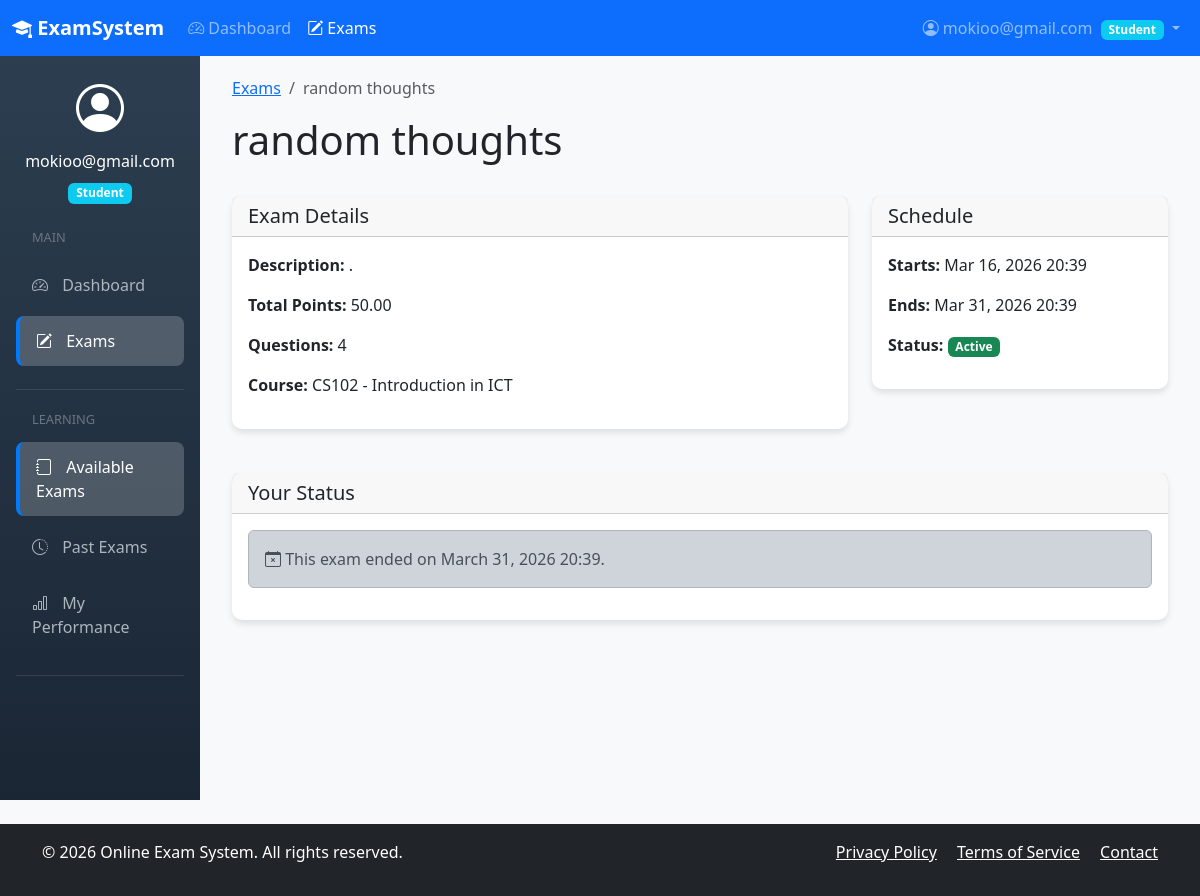
The page /exams/c8e1f80b-6ef1-41a1-89fa-d9e764693e1f/ (signed in) on the database as committed earlier.
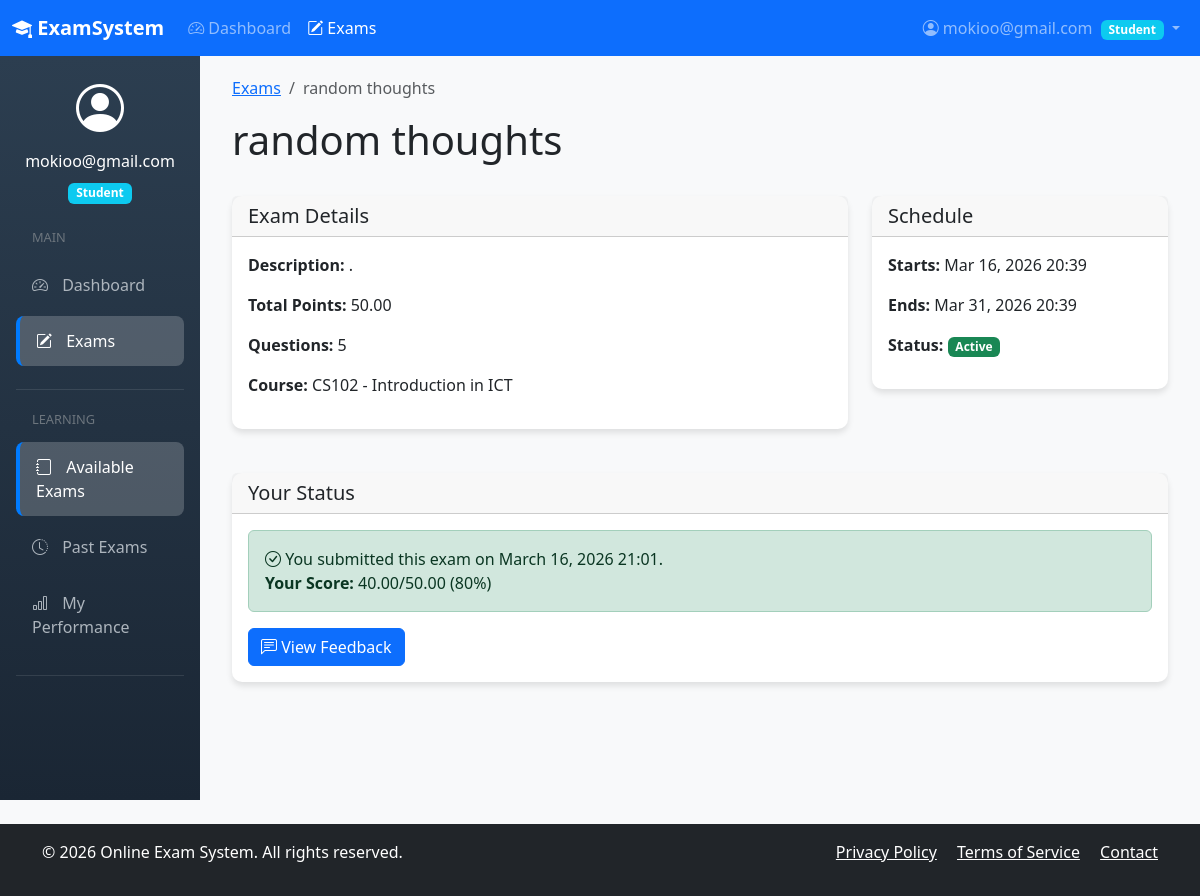
The same page on the database as committed later.
### apps/exams/models.py (models this page shows, shortened)
class Exam(models.Model):
    exam_id = models.UUIDField(primary_key=True, default=uuid.uuid4, editable=False)
    title = models.CharField(max_length=255)
    description = models.TextField(blank=True)
    instructor = models.ForeignKey(CustomUser, on_delete=models.CASCADE, related_name='exams_created')
    course = models.ForeignKey(Course, on_delete=models.CASCADE, null=True, blank=True)
    time_limit_minutes = models.IntegerField(null=True, blank=True)
    total_points = models.DecimalField(max_digits=10, decimal_places=2, validators=[MinValueValidator(0)])
    passing_score = models.DecimalField(max_digits=10, decimal_places=2, null=True, blank=True)
    start_date = models.DateTimeField()
    end_date = models.DateTimeField()
    is_published = models.BooleanField(default=False)
    require_secure_browser = models.BooleanField(default=False)
    enable_plagiarism_check = models.BooleanField(default=False)
    created_at = models.DateTimeField(auto_now_add=True)
    updated_at = models.DateTimeField(auto_now=True)

class Course(models.Model):
    course_id = models.UUIDField(primary_key=True, default=uuid.uuid4, editable=False)
    title = models.CharField(max_length=255)
    code = models.CharField(max_length=50, unique=True)
    description = models.TextField(blank=True)
    instructor = models.ForeignKey(CustomUser, on_delete=models.CASCADE, related_name='courses_taught')
    institution = models.ForeignKey(Institution, on_delete=models.CASCADE, null=True)
    created_at = models.DateTimeField(auto_now_add=True)

class Submission(models.Model):
    GRADING_STATUS = (
        ('PENDING', 'Pending'),
        ('AUTO_GRADED', 'Auto-graded'),
        ('MANUALLY_GRADED', 'Manually Graded'),
        ('PARTIALLY_GRADED', 'Partially Graded'),
    )
    submission_id = models.UUIDField(primary_key=True, default=uuid.uuid4, editable=False)
    exam = models.ForeignKey(Exam, on_delete=models.CASCADE, related_name='submissions')
    student = models.ForeignKey(CustomUser, on_delete=models.CASCADE, related_name='submissions')
    started_at = models.DateTimeField()
    submitted_at = models.DateTimeField(null=True, blank=True)
    total_score = models.DecimalField(max_digits=10, decimal_places=2, null=True, blank=True)
    is_graded = models.BooleanField(default=False)
    grading_status = models.CharField(max_length=20, choices=GRADING_STATUS, default='PENDING')
    created_at = models.DateTimeField(auto_now_add=True)
    class Meta:
        unique_together = ('exam', 'student')

### apps/exams/views.py (the view, shortened to what this page needs)
# urls.py: path('<uuid:exam_id>/', views.exam_detail, name='exam_detail'),
@login_required
def exam_detail(request, exam_id):
    exam = get_object_or_404(Exam, exam_id=exam_id)
    user = request.user
    print(f"DEBUG: User: {user.email}, Role: {user.role}")
    print(f"DEBUG: Exam: {exam.title}, Published: {exam.is_published}")
    print(f"DEBUG: Exam Instructor: {exam.instructor.email if exam.instructor else 'None'}")
    result = can_access_exam(user, exam)
    print(f"DEBUG: can_access_exam returned: {result}")
    print(f"DEBUG: Type of result: {type(result)}")
    print(f"DEBUG: Is tuple? {isinstance(result, tuple)}")
    print(f"DEBUG: Is bool? {isinstance(result, bool)}")
    if isinstance(result, tuple) and len(result) == 2:
        can_access, reason = result
        print(f"DEBUG: Unpacked - can_access: {can_access}, reason: {reason}")
    elif isinstance(result, bool):
        can_access = result
        reason = "Boolean result returned"
        print(f"DEBUG: Boolean result - can_access: {can_access}")
    else:
        print(f"DEBUG: ERROR - Unexpected return type: {type(result)}")
        can_access = False
        reason = f"System error: Unexpected return type {type(result)}"
    submission = Submission.objects.filter(exam=exam, student=user).first()
    print(f"DEBUG: Submission found: {submission is not None}")
    try:
        context = prepare_exam_context(exam, user, submission)
    except Exception as e:
        print(f"DEBUG: Error in prepare_exam_context: {e}")
        context = {
            'exam': exam,
            'questions': exam.questions.all().order_by('position'),
            'answers': {},
            'submission': submission
        }
    context.update({
        'can_access': can_access,
        'access_reason': reason,
        'has_results': False,
        'submission': submission,
    })
    if user.role == 'STUDENT' and submission:
        if submission.submitted_at and submission.is_graded:
            context['has_results'] = True
            print(f"DEBUG: Student has graded results")
        if submission.started_at and not submission.submitted_at:
            time_remaining = calculate_time_remaining(submission, exam)
            context['time_remaining'] = time_remaining
            print(f"DEBUG: Time remaining: {time_remaining}")
    print(f"DEBUG: Rendering template with context keys: {list(context.keys())}")
    return render(request, 'exams/exam_detail.html', context)

### apps/core/context_processors.py (called while the page is built)
def notification_counts(request):
    if request.user.is_authenticated:
        if request.user.role in ['INSTRUCTOR', 'ADMIN']:
            flagged_count = ProctoringSession.objects.filter(
                submission__exam__instructor=request.user,
                status='FLAGGED'
            ).count()
            pending_count = Submission.objects.filter(
                exam__instructor=request.user,
                is_graded=False,
                submitted_at__isnull=False
            ).count()
            return {
                'flagged_sessions_count': flagged_count,
                'grading_pending_count': pending_count
            }
    return {}

### apps/exams/utils/exam_utils.py (called while the page is built)
def prepare_exam_context(exam, user, submission=None):
    from apps.exams.models import Question, Answer
    questions = exam.questions.all().order_by('position')
    answers = {}
    if submission:
        for answer in submission.answers.all():
            answers[str(answer.question.question_id)] = answer
    return {
        'exam': exam,
        'questions': questions,
        'answers': answers,
        'submission': submission
    }

### templates/exams/exam_detail.html (shortened to what the changed rows need)
{% extends 'base.html' %}
{% block content %}
<div class="container-fluid">
    <div class="row mb-4">
        <div class="col-12">
            <nav aria-label="breadcrumb">
                <ol class="breadcrumb">
                    <li class="breadcrumb-item"><a href="{% url 'exams:exam_list' %}">Exams</a></li>
                    <li class="breadcrumb-item active">{{ exam.title }}</li>
                </ol>
            </nav>
            <div class="d-flex justify-content-between align-items-center">
                <h1>{{ exam.title }}</h1>
            </div>
        </div>
    </div>
    <div class="row mb-4">
        <div class="col-md-8">
            <div class="card">
                <div class="card-body">
                    <p><strong>Description:</strong> {{ exam.description|default:"No description" }}</p>
                    <p><strong>Total Points:</strong> {{ exam.total_points }}</p>
                    <p><strong>Questions:</strong> {{ exam.questions.count }}</p>
                    {% if exam.course %}
                        <p><strong>Course:</strong> {{ exam.course.code }} - {{ exam.course.title }}</p>
                    {% endif %}
                </div>
            </div>
        </div>
        <div class="col-md-4">
            <div class="card">
                <div class="card-body">
                    <p><strong>Starts:</strong> {{ exam.start_date|date:"M d, Y H:i" }}</p>
                    <p><strong>Ends:</strong> {{ exam.end_date|date:"M d, Y H:i" }}</p>
                    <p><strong>Status:</strong>
                        {% if now < exam.start_date %}
                            <span class="badge bg-warning">Upcoming</span>
                        {% elif now > exam.end_date %}
                            <span class="badge bg-secondary">Ended</span>
                        {% else %}
                            <span class="badge bg-success">Active</span>
                        {% endif %}
                    </p>
                </div>
            </div>
        </div>
    </div>
    {% if user.role == 'STUDENT' %}
    <div class="row">
        <div class="col-12">
            <div class="card">
                <div class="card-body">
                    {% if submission %}
                        {% if submission.submitted_at %}
                            <div class="alert alert-success">
                                <i class="bi bi-check-circle"></i>
                                You submitted this exam on {{ submission.submitted_at|date:"F d, Y H:i" }}.
                                {% if submission.is_graded %}
                                    <br>
                                    <strong>Your Score:</strong> {{ submission.total_score }}/{{ exam.total_points }}
                                    ({% widthratio submission.total_score exam.total_points 100 %}%)
                                {% else %}
                                    <br>
                                    <em>Your submission is pending grading.</em>
                                {% endif %}
                            </div>
                            <a href="{% url 'grading:view_feedback' submission.submission_id %}"
                               class="btn btn-primary">
                                <i class="bi bi-chat-left-text"></i> View Feedback
                            </a>
                        {% endif %}
                    {% else %}
                        {% if now >= exam.start_date and now <= exam.end_date %}
                            <div class="alert alert-info">
                                <i class="bi bi-info-circle"></i>
                                You haven't started this exam yet.
                            </div>
                            <a href="{% url 'exams:take_exam' exam.exam_id %}" class="btn btn-primary">
                                <i class="bi bi-play-circle"></i> Start Exam
                            </a>
                        {% elif now < exam.start_date %}
                            <div class="alert alert-secondary">
                                <i class="bi bi-calendar"></i>
                                This exam starts on {{ exam.start_date|date:"F d, Y H:i" }}.
                            </div>
                        {% else %}
                            <div class="alert alert-dark">
                                <i class="bi bi-calendar-x"></i>
                                This exam ended on {{ exam.end_date|date:"F d, Y H:i" }}.
                            </div>
                        {% endif %}
                    {% endif %}
                </div>
            </div>
        </div>
    </div>
    {% endif %}
</div>
{% endblock %}

Rows that differ between the two databases and show on the page:
shown differently, row unchanged: Exam "random thoughts": questions.count "4" → "5"; total_points (not shown) → "50.00"; end_date "March 31, 2026 20:39" → (not shown)
added Submission: submitted_at "March 16, 2026 21:01", total_score "40.00", total_score.total_points "80"
Other text that changed with them:
text no longer shown: "This exam ended on"
text now shown: "You submitted this exam on Your Score: / ( %) View Feedback"
